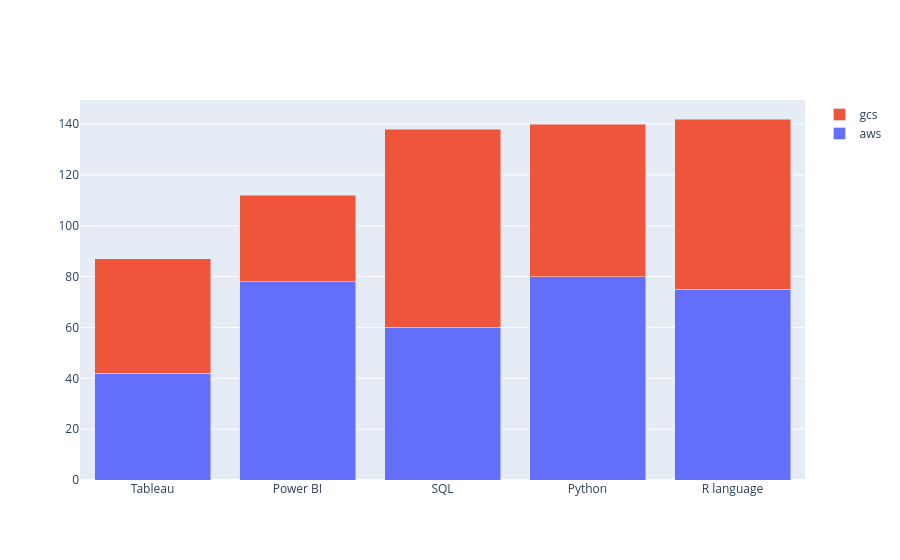

Notebook source saved alongside this figure:
### Markdown cell above
To sort the values within a bar chart,categoryorder ascending and similar 
for descending order to

### Code cell
import plotly.graph_objects as go 

language=['Python','R language','Tableau',"Power BI",'SQL'] 
marks=[80, 75, 42, 78, 60,68] 

fig=go.Figure([go.Bar(x=language,y=marks,name='aws'),go.Bar(x=language,y=[60,67,45,34,78,90],name='gcs')])  

fig.update_layout(barmode='stack',xaxis={'categoryorder':'total ascending'}) 
    
fig.show()

### Figure 1 — Plotly figure (JSON) as saved in the notebook; plotly's stock layout.template omitted (floating-point values rounded to 4 significant figures)
{"data": [{"name": "aws", "type": "bar", "x": ["Python", "R language", "Tableau", "Power BI", "SQL"], "y": [80, 75, 42, 78, 60, 68]}, {"name": "gcs", "type": "bar", "x": ["Python", "R language", "Tableau", "Power BI", "SQL"], "y": [60, 67, 45, 34, 78, 90]}], "layout": {"barmode": "stack", "xaxis": {"categoryorder": "total ascending"}}}
